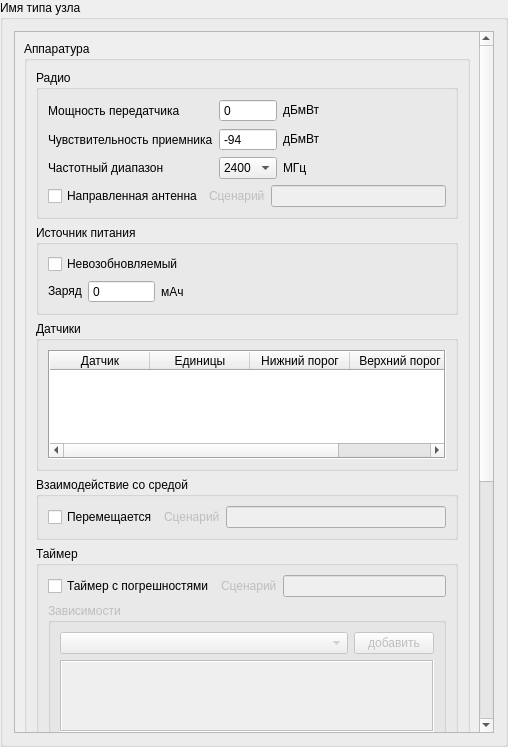
<?xml version="1.0" encoding="UTF-8"?>
<ui version="4.0">
 <class>NodeTypeParamsPage</class>
 <widget class="QGroupBox" name="NodeTypeParamsPage">
  <property name="geometry">
   <rect>
    <x>0</x>
    <y>0</y>
    <width>508</width>
    <height>747</height>
   </rect>
  </property>
  <property name="windowTitle">
   <string>GroupBox</string>
  </property>
  <property name="windowIcon">
   <iconset>
    <normaloff>../../../../icon.png</normaloff>../../../../icon.png</iconset>
  </property>
  <property name="title">
   <string>Имя типа узла</string>
  </property>
  <layout class="QVBoxLayout" name="verticalLayout">
   <item>
    <widget class="QScrollArea" name="scrollArea">
     <property name="widgetResizable">
      <bool>true</bool>
     </property>
     <widget class="QWidget" name="scrollAreaWidgetContents">
      <property name="geometry">
       <rect>
        <x>0</x>
        <y>0</y>
        <width>463</width>
        <height>1074</height>
       </rect>
      </property>
      <layout class="QGridLayout" name="gridLayout_2">
       <item row="0" column="0">
        <widget class="QGroupBox" name="hardware">
         <property name="title">
          <string>Аппаратура</string>
         </property>
         <layout class="QGridLayout" name="gridLayout_10">
          <item row="0" column="0" colspan="2">
           <widget class="QGroupBox" name="g_radio">
            <property name="title">
             <string>Радио</string>
            </property>
            <layout class="QGridLayout" name="gridLayout_11">
             <item row="0" column="0">
              <widget class="QLabel" name="l_transmitterPower">
               <property name="text">
                <string>Мощность передатчика</string>
               </property>
              </widget>
             </item>
             <item row="1" column="0">
              <widget class="QLabel" name="l_receiverSensitivity">
               <property name="text">
                <string>Чувствительность приемника</string>
               </property>
              </widget>
             </item>
             <item row="1" column="2">
              <widget class="QLabel" name="l_dBm_2">
               <property name="sizePolicy">
                <sizepolicy hsizetype="Fixed" vsizetype="Fixed">
                 <horstretch>0</horstretch>
                 <verstretch>0</verstretch>
                </sizepolicy>
               </property>
               <property name="text">
                <string>дБмВт</string>
               </property>
              </widget>
             </item>
             <item row="2" column="0">
              <widget class="QLabel" name="l_fraqBand">
               <property name="text">
                <string>Частотный диапазон</string>
               </property>
               <property name="buddy">
                <cstring>cb_freqBand</cstring>
               </property>
              </widget>
             </item>
             <item row="2" column="1">
              <widget class="QComboBox" name="cb_freqBand">
               <property name="sizePolicy">
                <sizepolicy hsizetype="Minimum" vsizetype="Fixed">
                 <horstretch>0</horstretch>
                 <verstretch>0</verstretch>
                </sizepolicy>
               </property>
               <item>
                <property name="text">
                 <string>2400</string>
                </property>
               </item>
               <item>
                <property name="text">
                 <string>868</string>
                </property>
               </item>
               <item>
                <property name="text">
                 <string>915</string>
                </property>
               </item>
              </widget>
             </item>
             <item row="2" column="2">
              <widget class="QLabel" name="l_MHz">
               <property name="sizePolicy">
                <sizepolicy hsizetype="Fixed" vsizetype="Fixed">
                 <horstretch>0</horstretch>
                 <verstretch>0</verstretch>
                </sizepolicy>
               </property>
               <property name="text">
                <string>МГц</string>
               </property>
              </widget>
             </item>
             <item row="0" column="1">
              <widget class="QDoubleSpinBox" name="dsb_transmitterPower">
               <property name="sizePolicy">
                <sizepolicy hsizetype="Minimum" vsizetype="Fixed">
                 <horstretch>0</horstretch>
                 <verstretch>0</verstretch>
                </sizepolicy>
               </property>
               <property name="buttonSymbols">
                <enum>QAbstractSpinBox::NoButtons</enum>
               </property>
               <property name="decimals">
                <number>0</number>
               </property>
               <property name="minimum">
                <double>-1000.000000000000000</double>
               </property>
               <property name="maximum">
                <double>1000.000000000000000</double>
               </property>
               <property name="value">
                <double>0.000000000000000</double>
               </property>
              </widget>
             </item>
             <item row="1" column="1">
              <widget class="QDoubleSpinBox" name="dsb_receiverSensivity">
               <property name="sizePolicy">
                <sizepolicy hsizetype="Minimum" vsizetype="Fixed">
                 <horstretch>0</horstretch>
                 <verstretch>0</verstretch>
                </sizepolicy>
               </property>
               <property name="buttonSymbols">
                <enum>QAbstractSpinBox::NoButtons</enum>
               </property>
               <property name="decimals">
                <number>0</number>
               </property>
               <property name="minimum">
                <double>-1000.000000000000000</double>
               </property>
               <property name="maximum">
                <double>1000.000000000000000</double>
               </property>
               <property name="value">
                <double>-94.000000000000000</double>
               </property>
              </widget>
             </item>
             <item row="0" column="2">
              <widget class="QLabel" name="l_dBm">
               <property name="sizePolicy">
                <sizepolicy hsizetype="Fixed" vsizetype="Fixed">
                 <horstretch>0</horstretch>
                 <verstretch>0</verstretch>
                </sizepolicy>
               </property>
               <property name="text">
                <string>дБмВт</string>
               </property>
              </widget>
             </item>
             <item row="8" column="0">
              <spacer name="verticalSpacer">
               <property name="orientation">
                <enum>Qt::Vertical</enum>
               </property>
               <property name="sizeHint" stdset="0">
                <size>
                 <width>20</width>
                 <height>40</height>
                </size>
               </property>
              </spacer>
             </item>
             <item row="1" column="3" colspan="2">
              <spacer name="horizontalSpacer_2">
               <property name="orientation">
                <enum>Qt::Horizontal</enum>
               </property>
               <property name="sizeHint" stdset="0">
                <size>
                 <width>40</width>
                 <height>20</height>
                </size>
               </property>
              </spacer>
             </item>
             <item row="7" column="0" colspan="5">
              <layout class="QHBoxLayout" name="horizontalLayout_2">
               <item>
                <widget class="QCheckBox" name="cb_directionalAntenna">
                 <property name="sizePolicy">
                  <sizepolicy hsizetype="Fixed" vsizetype="Fixed">
                   <horstretch>0</horstretch>
                   <verstretch>0</verstretch>
                  </sizepolicy>
                 </property>
                 <property name="text">
                  <string>Направленная антенна</string>
                 </property>
                </widget>
               </item>
               <item>
                <widget class="QLabel" name="l_directionalAntennaScript">
                 <property name="enabled">
                  <bool>false</bool>
                 </property>
                 <property name="sizePolicy">
                  <sizepolicy hsizetype="Fixed" vsizetype="Fixed">
                   <horstretch>0</horstretch>
                   <verstretch>0</verstretch>
                  </sizepolicy>
                 </property>
                 <property name="text">
                  <string>Сценарий</string>
                 </property>
                </widget>
               </item>
               <item>
                <widget class="QLineEdit" name="le_directionalAntennaScript">
                 <property name="enabled">
                  <bool>false</bool>
                 </property>
                 <property name="sizePolicy">
                  <sizepolicy hsizetype="Expanding" vsizetype="Preferred">
                   <horstretch>0</horstretch>
                   <verstretch>0</verstretch>
                  </sizepolicy>
                 </property>
                </widget>
               </item>
              </layout>
             </item>
            </layout>
           </widget>
          </item>
          <item row="1" column="0" colspan="2">
           <widget class="QGroupBox" name="g_energy">
            <property name="title">
             <string>Источник питания</string>
            </property>
            <layout class="QGridLayout" name="gridLayout_14">
             <item row="0" column="0" colspan="3">
              <widget class="QCheckBox" name="cb_nonrenewable">
               <property name="text">
                <string>Невозобновляемый</string>
               </property>
              </widget>
             </item>
             <item row="1" column="0">
              <widget class="QLabel" name="l_energy">
               <property name="sizePolicy">
                <sizepolicy hsizetype="Fixed" vsizetype="Fixed">
                 <horstretch>0</horstretch>
                 <verstretch>0</verstretch>
                </sizepolicy>
               </property>
               <property name="text">
                <string>Заряд</string>
               </property>
              </widget>
             </item>
             <item row="1" column="2">
              <widget class="QLabel" name="l_mAh">
               <property name="sizePolicy">
                <sizepolicy hsizetype="Fixed" vsizetype="Preferred">
                 <horstretch>0</horstretch>
                 <verstretch>0</verstretch>
                </sizepolicy>
               </property>
               <property name="text">
                <string>мАч</string>
               </property>
              </widget>
             </item>
             <item row="2" column="0">
              <spacer name="verticalSpacer_2">
               <property name="orientation">
                <enum>Qt::Vertical</enum>
               </property>
               <property name="sizeHint" stdset="0">
                <size>
                 <width>20</width>
                 <height>40</height>
                </size>
               </property>
              </spacer>
             </item>
             <item row="1" column="1">
              <widget class="QSpinBox" name="sb_energy">
               <property name="sizePolicy">
                <sizepolicy hsizetype="Minimum" vsizetype="Fixed">
                 <horstretch>0</horstretch>
                 <verstretch>0</verstretch>
                </sizepolicy>
               </property>
               <property name="buttonSymbols">
                <enum>QAbstractSpinBox::NoButtons</enum>
               </property>
               <property name="maximum">
                <number>99999</number>
               </property>
               <property name="singleStep">
                <number>100</number>
               </property>
              </widget>
             </item>
             <item row="1" column="3">
              <spacer name="horizontalSpacer">
               <property name="orientation">
                <enum>Qt::Horizontal</enum>
               </property>
               <property name="sizeHint" stdset="0">
                <size>
                 <width>40</width>
                 <height>20</height>
                </size>
               </property>
              </spacer>
             </item>
            </layout>
           </widget>
          </item>
          <item row="8" column="0" colspan="2">
           <widget class="QGroupBox" name="g_envUse">
            <property name="title">
             <string>Взаимодействие со средой</string>
            </property>
            <layout class="QVBoxLayout" name="verticalLayout_2">
             <item>
              <layout class="QHBoxLayout" name="horizontalLayout">
               <item>
                <widget class="QCheckBox" name="cb_movement">
                 <property name="sizePolicy">
                  <sizepolicy hsizetype="Fixed" vsizetype="Fixed">
                   <horstretch>0</horstretch>
                   <verstretch>0</verstretch>
                  </sizepolicy>
                 </property>
                 <property name="text">
                  <string>Перемещается</string>
                 </property>
                </widget>
               </item>
               <item>
                <widget class="QLabel" name="l_movingScript">
                 <property name="enabled">
                  <bool>false</bool>
                 </property>
                 <property name="text">
                  <string>Сценарий</string>
                 </property>
                </widget>
               </item>
               <item>
                <widget class="QLineEdit" name="le_movingScript">
                 <property name="enabled">
                  <bool>false</bool>
                 </property>
                 <property name="sizePolicy">
                  <sizepolicy hsizetype="Expanding" vsizetype="Fixed">
                   <horstretch>150</horstretch>
                   <verstretch>20</verstretch>
                  </sizepolicy>
                 </property>
                </widget>
               </item>
              </layout>
             </item>
            </layout>
           </widget>
          </item>
          <item row="5" column="0" colspan="2">
           <widget class="QGroupBox" name="g_sensors">
            <property name="sizePolicy">
             <sizepolicy hsizetype="Expanding" vsizetype="Preferred">
              <horstretch>0</horstretch>
              <verstretch>0</verstretch>
             </sizepolicy>
            </property>
            <property name="minimumSize">
             <size>
              <width>0</width>
              <height>150</height>
             </size>
            </property>
            <property name="title">
             <string>Датчики</string>
            </property>
            <layout class="QGridLayout" name="gridLayout_13">
             <item row="0" column="0">
              <widget class="QTableWidget" name="t_sensors">
               <property name="frameShape">
                <enum>QFrame::Box</enum>
               </property>
               <property name="tabKeyNavigation">
                <bool>false</bool>
               </property>
               <property name="selectionMode">
                <enum>QAbstractItemView::NoSelection</enum>
               </property>
               <property name="showGrid">
                <bool>true</bool>
               </property>
               <attribute name="verticalHeaderVisible">
                <bool>false</bool>
               </attribute>
               <column>
                <property name="text">
                 <string>Датчик</string>
                </property>
               </column>
               <column>
                <property name="text">
                 <string>Единицы</string>
                </property>
               </column>
               <column>
                <property name="text">
                 <string>Нижний порог</string>
                </property>
               </column>
               <column>
                <property name="text">
                 <string>Верхний порог</string>
                </property>
               </column>
              </widget>
             </item>
            </layout>
           </widget>
          </item>
          <item row="9" column="0" colspan="2">
           <widget class="QGroupBox" name="g_timer">
            <property name="sizePolicy">
             <sizepolicy hsizetype="Expanding" vsizetype="Expanding">
              <horstretch>0</horstretch>
              <verstretch>0</verstretch>
             </sizepolicy>
            </property>
            <property name="title">
             <string>Таймер</string>
            </property>
            <layout class="QVBoxLayout" name="verticalLayout_3">
             <item>
              <layout class="QHBoxLayout" name="horizontalLayout_3">
               <item>
                <widget class="QCheckBox" name="cb_realTimer">
                 <property name="enabled">
                  <bool>true</bool>
                 </property>
                 <property name="sizePolicy">
                  <sizepolicy hsizetype="Fixed" vsizetype="Fixed">
                   <horstretch>0</horstretch>
                   <verstretch>0</verstretch>
                  </sizepolicy>
                 </property>
                 <property name="text">
                  <string>Таймер с погрешностями</string>
                 </property>
                </widget>
               </item>
               <item>
                <widget class="QLabel" name="l_realTimerScript">
                 <property name="enabled">
                  <bool>false</bool>
                 </property>
                 <property name="text">
                  <string>Сценарий</string>
                 </property>
                </widget>
               </item>
               <item>
                <widget class="QLineEdit" name="le_realTimerScript">
                 <property name="enabled">
                  <bool>false</bool>
                 </property>
                 <property name="sizePolicy">
                  <sizepolicy hsizetype="Expanding" vsizetype="Fixed">
                   <horstretch>150</horstretch>
                   <verstretch>0</verstretch>
                  </sizepolicy>
                 </property>
                </widget>
               </item>
              </layout>
             </item>
             <item>
              <widget class="QGroupBox" name="g_depends">
               <property name="enabled">
                <bool>false</bool>
               </property>
               <property name="title">
                <string>Зависимости</string>
               </property>
               <layout class="QGridLayout" name="gridLayout">
                <item row="1" column="0" colspan="2">
                 <widget class="QTableWidget" name="t_timerDepends">
                  <property name="enabled">
                   <bool>false</bool>
                  </property>
                  <property name="autoFillBackground">
                   <bool>true</bool>
                  </property>
                  <property name="frameShape">
                   <enum>QFrame::Box</enum>
                  </property>
                  <property name="frameShadow">
                   <enum>QFrame::Sunken</enum>
                  </property>
                  <property name="verticalScrollBarPolicy">
                   <enum>Qt::ScrollBarAsNeeded</enum>
                  </property>
                  <property name="horizontalScrollBarPolicy">
                   <enum>Qt::ScrollBarAlwaysOff</enum>
                  </property>
                  <property name="selectionMode">
                   <enum>QAbstractItemView::SingleSelection</enum>
                  </property>
                  <property name="showGrid">
                   <bool>false</bool>
                  </property>
                  <property name="gridStyle">
                   <enum>Qt::NoPen</enum>
                  </property>
                  <property name="wordWrap">
                   <bool>true</bool>
                  </property>
                  <property name="cornerButtonEnabled">
                   <bool>false</bool>
                  </property>
                  <attribute name="horizontalHeaderVisible">
                   <bool>false</bool>
                  </attribute>
                  <attribute name="horizontalHeaderHighlightSections">
                   <bool>true</bool>
                  </attribute>
                  <attribute name="horizontalHeaderMinimumSectionSize">
                   <number>10</number>
                  </attribute>
                  <attribute name="verticalHeaderVisible">
                   <bool>false</bool>
                  </attribute>
                  <attribute name="verticalHeaderDefaultSectionSize">
                   <number>10</number>
                  </attribute>
                  <attribute name="verticalHeaderMinimumSectionSize">
                   <number>10</number>
                  </attribute>
                  <column>
                   <property name="text">
                    <string>l_name</string>
                   </property>
                  </column>
                  <column>
                   <property name="text">
                    <string>b_delete</string>
                   </property>
                  </column>
                  <column>
                   <property name="text">
                    <string>b_down</string>
                   </property>
                  </column>
                  <column>
                   <property name="text">
                    <string>b_up</string>
                   </property>
                  </column>
                 </widget>
                </item>
                <item row="0" column="1">
                 <widget class="QPushButton" name="b_addDepend">
                  <property name="enabled">
                   <bool>false</bool>
                  </property>
                  <property name="sizePolicy">
                   <sizepolicy hsizetype="Fixed" vsizetype="Fixed">
                    <horstretch>0</horstretch>
                    <verstretch>0</verstretch>
                   </sizepolicy>
                  </property>
                  <property name="text">
                   <string>добавить</string>
                  </property>
                 </widget>
                </item>
                <item row="0" column="0">
                 <widget class="QComboBox" name="cb_depends"/>
                </item>
               </layout>
              </widget>
             </item>
            </layout>
           </widget>
          </item>
         </layout>
        </widget>
       </item>
       <item row="1" column="0">
        <widget class="QGroupBox" name="g_protocolStack">
         <property name="title">
          <string>Сценарии</string>
         </property>
         <layout class="QGridLayout" name="gridLayout_9">
          <item row="0" column="0">
           <widget class="QLabel" name="l_luaFile">
            <property name="text">
             <string>Файл Lua</string>
            </property>
            <property name="buddy">
             <cstring>le_luaFile</cstring>
            </property>
           </widget>
          </item>
          <item row="0" column="1">
           <widget class="QLineEdit" name="le_luaFile">
            <property name="text">
             <string/>
            </property>
            <property name="readOnly">
             <bool>true</bool>
            </property>
           </widget>
          </item>
          <item row="0" column="2">
           <widget class="QToolButton" name="tb_luaFile">
            <property name="text">
             <string>...</string>
            </property>
           </widget>
          </item>
          <item row="0" column="3">
           <widget class="QToolButton" name="tb_luaFileEdit">
            <property name="text">
             <string>Edit</string>
            </property>
           </widget>
          </item>
          <item row="1" column="0" colspan="4">
           <widget class="QGroupBox" name="groupBox">
            <property name="title">
             <string>Оповещение</string>
            </property>
            <layout class="QGridLayout" name="gridLayout_3">
             <item row="0" column="0">
              <widget class="QTableWidget" name="t_notifyFunctions">
               <property name="minimumSize">
                <size>
                 <width>0</width>
                 <height>100</height>
                </size>
               </property>
               <property name="frameShape">
                <enum>QFrame::Box</enum>
               </property>
               <property name="selectionMode">
                <enum>QAbstractItemView::NoSelection</enum>
               </property>
               <property name="showGrid">
                <bool>false</bool>
               </property>
               <property name="gridStyle">
                <enum>Qt::DashLine</enum>
               </property>
               <attribute name="horizontalHeaderVisible">
                <bool>false</bool>
               </attribute>
               <attribute name="horizontalHeaderHighlightSections">
                <bool>false</bool>
               </attribute>
               <attribute name="verticalHeaderVisible">
                <bool>false</bool>
               </attribute>
               <attribute name="verticalHeaderHighlightSections">
                <bool>false</bool>
               </attribute>
               <column>
                <property name="text">
                 <string>FuncLabel</string>
                </property>
               </column>
               <column>
                <property name="text">
                 <string>FuncName</string>
                </property>
               </column>
              </widget>
             </item>
            </layout>
           </widget>
          </item>
          <item row="2" column="0" colspan="4">
           <widget class="QGroupBox" name="groupBox_2">
            <property name="title">
             <string>Управление</string>
            </property>
            <layout class="QGridLayout" name="gridLayout_4">
             <item row="0" column="0">
              <widget class="QTableWidget" name="t_controlFunctions">
               <property name="frameShape">
                <enum>QFrame::Box</enum>
               </property>
               <property name="selectionMode">
                <enum>QAbstractItemView::NoSelection</enum>
               </property>
               <property name="showGrid">
                <bool>false</bool>
               </property>
               <property name="gridStyle">
                <enum>Qt::DashLine</enum>
               </property>
               <property name="columnCount">
                <number>2</number>
               </property>
               <attribute name="horizontalHeaderVisible">
                <bool>false</bool>
               </attribute>
               <attribute name="horizontalHeaderHighlightSections">
                <bool>false</bool>
               </attribute>
               <attribute name="verticalHeaderVisible">
                <bool>false</bool>
               </attribute>
               <attribute name="verticalHeaderHighlightSections">
                <bool>false</bool>
               </attribute>
               <column/>
               <column/>
              </widget>
             </item>
            </layout>
           </widget>
          </item>
         </layout>
        </widget>
       </item>
      </layout>
     </widget>
    </widget>
   </item>
  </layout>
 </widget>
 <tabstops>
  <tabstop>dsb_transmitterPower</tabstop>
  <tabstop>dsb_receiverSensivity</tabstop>
  <tabstop>cb_freqBand</tabstop>
  <tabstop>cb_nonrenewable</tabstop>
  <tabstop>sb_energy</tabstop>
  <tabstop>le_luaFile</tabstop>
  <tabstop>tb_luaFile</tabstop>
 </tabstops>
 <resources/>
 <connections/>
</ui>
